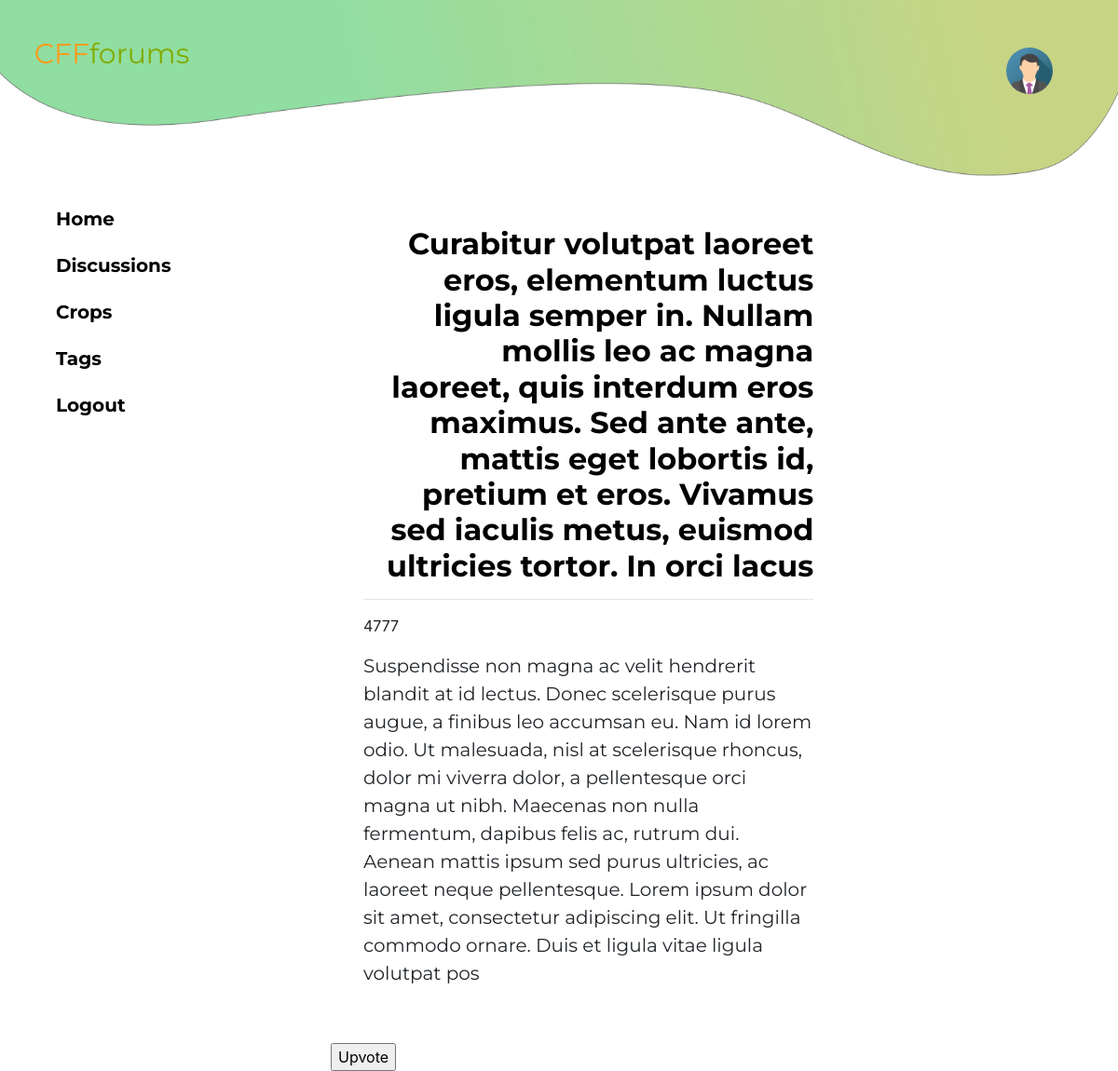
Page /directory/Main/php/specificquestion.php?cthreadID=8 (signed in) on the committed database.
### tables this page shows
CREATE TABLE `thread` (
  `ThreadID` int(10) NOT NULL,
  `ThreadModeratorID` int(10) NOT NULL,
  `ThreadUserID` int(10) NOT NULL,
  `ThreadSubject` varchar(255) NOT NULL,
  `ThreadDescription` varchar(500) NOT NULL,
  `ThreadVoteCount` int(10) NOT NULL,
  `ThreadSubscribedUserID` int(10) NOT NULL,
  `ThreadSubscribeduserCount` int(10) NOT NULL,
  `ThreadViewsCount` int(10) NOT NULL,
  `ThreadAnswersCount` int(10) NOT NULL,
  `ThreadCreatedDate` timestamp NOT NULL DEFAULT CURRENT_TIMESTAMP
);

### directory/Main/php/specificquestion.php (the view, shortened to what this page needs)
<!DOCTYPE html>
<html>
<head>
<link href="../../resources/css/bootstrap.min.css" rel="stylesheet">
<link href="../../resources/css/specificquestionstyle.css" rel="stylesheet">
</head>
<body>
<div class="container-fluid">
  <div class="header">
    <div class="logo">
      <a href="home.php" style="text-decoration:none;"><font color=#ff9918>CFF</font><font color=#81ab00>forums</font></a>
    </div>
    <a href="profile.php"><img src="../../resources/img/avatar.png" alt="Avatar" class="avatar"></a>
    <div class='container-1'>
    <img src="../../resources/img/navbar-x2.png" alt="header" width=100% height=300px>
      </div>
    </div>
    <br />
    <div class="nav-bar">
      <a href="home.php" class="nav-link">Home</a>
      <a href="discussion.php" class="nav-link">Discussions</a>
      <a href="crops.php" class="nav-link">Crops</a>
      <a href="tags.php" class="nav-link">Tags</a>
      <a href="logout.php" class="nav-link">Logout</a>
    </div>
    <div class="main-body">
    <div class="col-md-8">
        <?php
        include("config.php");
        $threadID = $_GET['cthreadID'];
        $sql = "SELECT * FROM thread WHERE ThreadID ='".$threadID."'";
        $res = mysqli_query($link,$sql);
        $threads = "";
        if(mysqli_num_rows($res) > 0){
          while($row = mysqli_fetch_assoc($res)){
            $title = $row['ThreadSubject'];
            $description = $row['ThreadDescription'];
            $votecount = $row['ThreadVoteCount'];
            $threads .= "
                          <div class='card-body'>
                <h2 class='card-title'><font size='6'>".$title."</font></h2>
                                <hr/>
                <p>".$votecount."</p>
                <p class='card-text'>".$description."</p>
                  <br>
                         </div>";
          }
          echo $threads;
        }
        else {
          echo "<a href='home.php'>Return to Home</a><hr />";
          echo "<p>There has been an error displaying this page.";
        }
        ?>
 </div>
     <form method="post">
       <input type="submit" name="upvote" id="upvote" value="Upvote"/>
      </form>
    </div>
</body>

### directory/Resources/css/specificquestionstyle.css (style rules this page uses)
* { box-sizing: border-box; }
.header { position: absolute; top: 0; left: 0; right: 0; }
.logo { position: absolute; top: 30%; left: 10%; transform: translate(-50%, -50%); font-size: 30px; font-family: Arial; text-decoration: none; }
a { text-decoration: none; color: black; }
.avatar { position:absolute; top: 17%; left: 90%; width: 50px; height: 50px; border-radius: 50%; z-index: 1; }
.card-title { font-size: 7px; font-family: 'Montserrat', sans-serif; font-weight: 550; margin-top: -7%; margin-left: 0%; margin-bottom: 3%; }
.card-text { font-family: 'Montserrat', sans-serif; font-size: 20px; margin-top:2%; }

### directory/Main/php/specificquestion.php (style rules this page uses)
.card-title { font-family: 'Montserrat', sans-serif; font-size: 23px; font-weight: bold; padding-left: 15px; text-align: right; color: rgb(0, 0, 0); }
.nav-bar { width: 200px; position: fixed; z-index: 1; top: 200px; left: 30px; background: transparent; overflow-x: hidden; padding: 10px 10px; }
.nav-bar a { padding: 10px 20px 10px 20px; text-decoration: bold; font-size: 20px; color: rgb(0, 0, 0); display: block; }
.nav-link { font-family: 'Montserrat', sans-serif; font-weight: bold; }
.logo { position: absolute; top: 19%; left: 10%; transform: translate(-50%, -50%); font-size: 30px; font-weight: normal; font-family: 'Montserrat', sans-serif; text-decoration: none; }
.container-1 { padding-right:-200px; }
.main-body { padding-left:340px; padding-top:200px; padding-bottom:0px; }

### rows in the picture
thread: ThreadSubject "Curabitur volutpat laoreet eros, elementum luctus ligula semper in. Nullam mollis leo ac magna laoreet, quis interdum eros maximus. Sed ante ante, mattis eget lobortis id, pretium et eros. Vivamus sed iaculis metus, euismod ultricies tortor. In orci lacus", ThreadVoteCount "4777", ThreadDescription "Suspendisse non magna ac velit hendrerit blandit at id lectus. Donec scelerisque purus augue, a finibus leo accumsan eu. Nam id lorem odio. Ut malesuada, nisl at scelerisque rhoncus, dolor mi viverra dolor, a pellentesque orci magna ut nibh. Maecenas non nulla fermentum, dapibus felis ac, rutrum dui. Aenean mattis ipsum sed purus ultricies, ac laoreet neque pellentesque. Lorem ipsum dolor sit amet, consectetur adipiscing elit. Ut fringilla commodo ornare. Duis et ligula vitae ligula volutpat pos"
